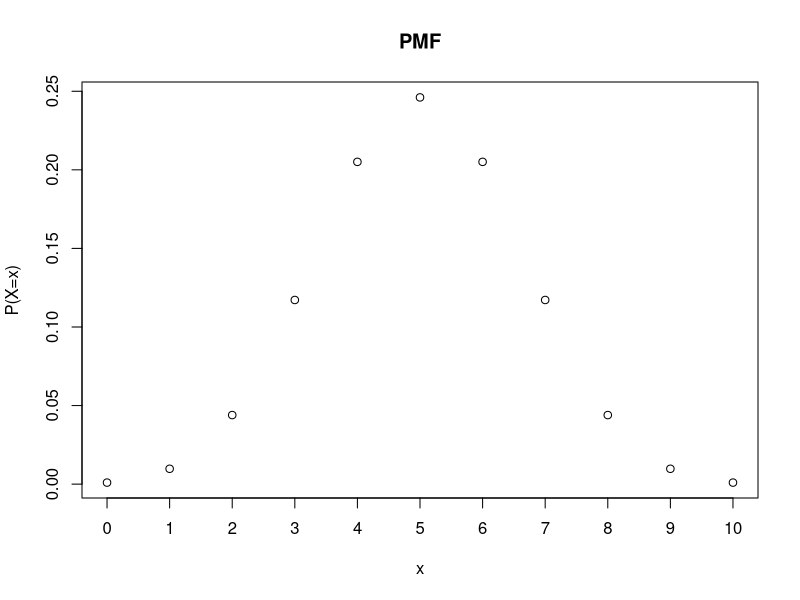
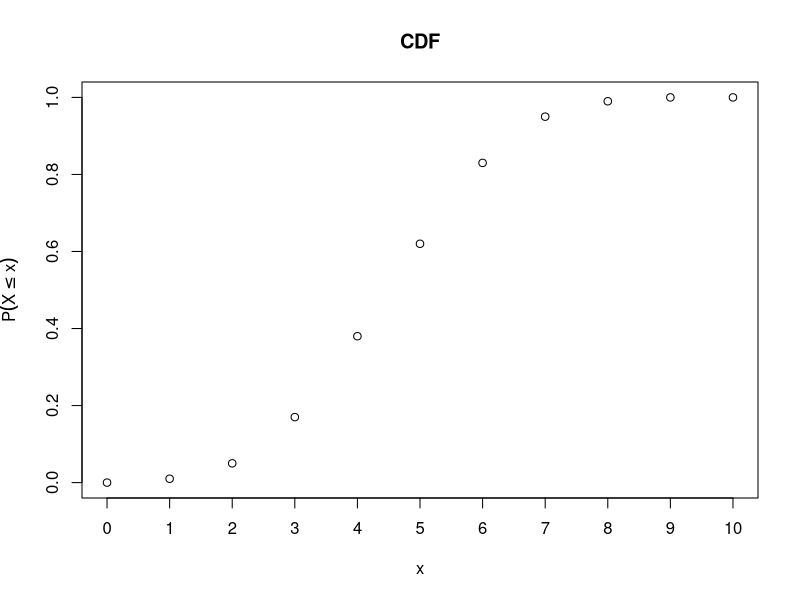
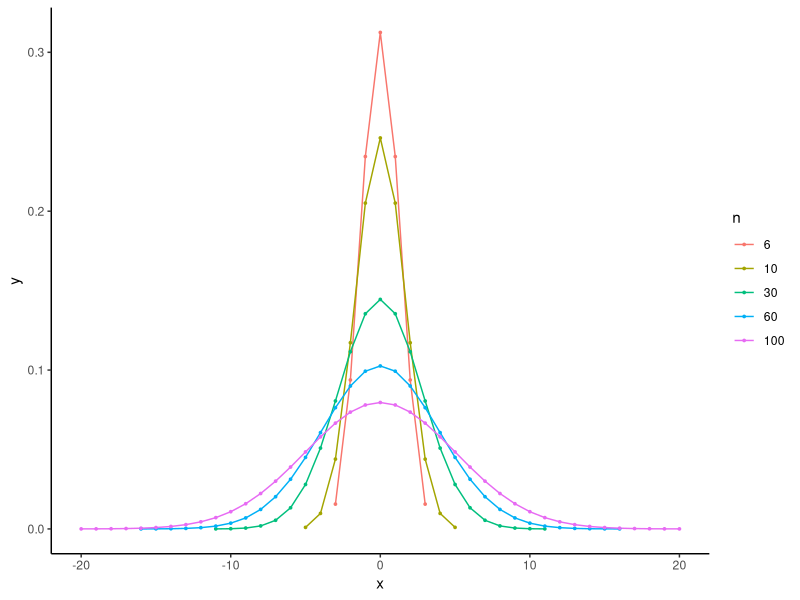
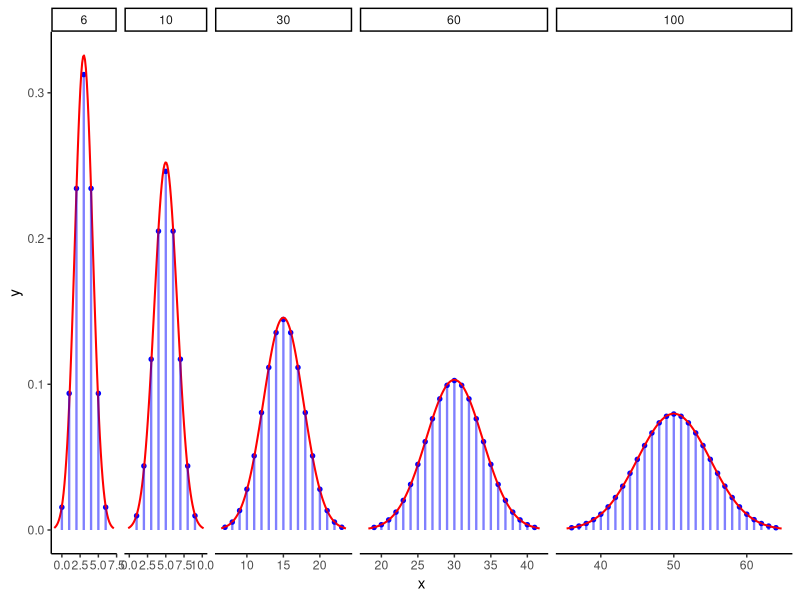

Write R code to recreate these figures, in order.
## ---- chunk 1
knitr::opts_chunk$set(echo = T)
## ---- chunk 2
library("tidyverse")
rm(list=ls())
## ---- chunk 3
## CDF:
pbinom(3, size = 10, prob = 0.5) - pbinom(2, size = 10, prob = 0.5)

## PMF:
dbinom(3, size = 10, prob = 0.5)
## ---- chunk 4
## Plot the PMF:
plot(1:11, dbinom(0:10, size = 10, prob = 0.5), main = "PMF", xaxt = "n", ylab = "P(X=x)", xlab = "x")
axis(1,at = 1:11,labels = 0:10)
## ---- chunk 5
## sample size
n <- 10
## probability of success
p <- 0.5

probs <- rep(NA, 11)
for(x in 0:10){
## CDF:
probs[x+1] <- round(pbinom(x, size = n, prob = p), digits = 2)
}
## ---- chunk 6
## Plot the CDF:
plot(1:11, probs, xaxt = "n", xlab = "x",
ylab = expression(P(X <= x)), main = "CDF")
axis(1, at = 1:11, labels = 0:10)
## ---- chunk 7
theme_set(theme_classic())

x <- -5:250
n = c(6, 10, 30, 60, 100)
p = 0.5

binom = data.frame(x = rep(x, length(n)), 
                   y = dbinom(x, rep(n, each = length(x)), p),
                   n = rep(n, each = length(x)))

ggplot(binom %>% filter(y > 1e-5) %>% 
         group_by(n) %>%
         mutate(x = x - x[which.max(y)]), 
       aes(x, y, colour = factor(n))) +
  geom_line() + geom_point(size = 0.6) +
  labs(colour = "n")
## ---- chunk 8
# The mean of a binomial distribution is n*p, where n is the number of trials and p is the probability of success. The variance is n*p*(1-p). So, for each of the binomial densities above, we want normal densities with the same mean and variance. We create a data frame of these below and then plot the binomial and normal densities together.

# First, we create a new vector of x values that includes a higher density of points, to reflect the fact that the normal distribution is continuous, rather than discrete:
x = seq(-5,250,length.out = 2000)

# Now we create a data frame of normal densities with the same means and variances as the binomial densities above:
normal = data.frame(x = rep(x, length(n)),
                  y = dnorm(x, rep(n,each = length(x))*p, (rep(n, each = length(x))*p*(1-p))^0.5),
                  n = rep(n, each = length(x)))

# Cut off y-values below ymin
ymin = 1e-3

# So now we have two data frames to plot. We still add the binom data frame in the main call to ggplot. But here we also add a call to geom_line for plotting the normal densities. And we give geom_line the normal data frame. Also, for this plot we've used geom_segment to emphasize the discrete points of the binomial density (you could also use geom_bar for this):
ggplot(binom %>% filter(y > ymin), aes(x, y)) +
  geom_point(size = 1.2, colour = "blue") +
  geom_line(data = normal %>% filter(y > ymin), lwd = 0.7, colour = "red") +
  geom_segment(aes(x = x, xend = x, y = 0, yend = y), lwd = 0.8, alpha = 0.5, colour = "blue") +
  facet_grid(. ~ n, scales = "free", space = "free")
